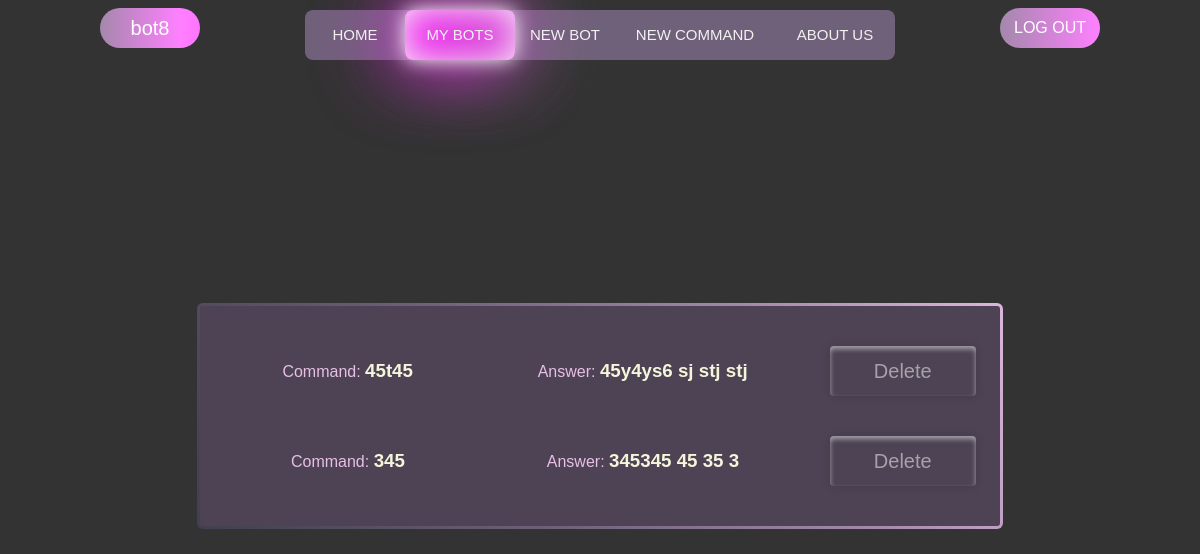
The app's page /bots/bot/BOT23/ (signed in) with its own data.
### authentication/models.py (models this page shows)
class CustomUser(AbstractUser):
    email = models.EmailField('Email', unique=True)
    avatar = models.ImageField('Avatar', blank=True, upload_to=f'avatars/')
    telegram_id = models.CharField('Telegram id', blank=True, max_length=40)
    def __str__(self):
        return self.username

### constructor/models.py (models this page shows, shortened)
class Command(models.Model):
    bot_name = models.CharField('Name', max_length=30) # Будет вылазить выбор всех ботов пользователя
    bot_token = models.CharField('Token', null=True, blank=True, max_length=30)
    type = models.CharField('Type', default='command', max_length=10) # Тип команды бота
    message = models.CharField('', default='Target message', max_length=10) # Команда которая будет писаться через слеш
    answer = models.TextField('Answer', max_length=255) # Ответ на эту команду
    creating_date = models.DateTimeField('Date of changing', null=True, auto_now=True) # Дата изменения бота (создания новой команды)
    class Meta:
        verbose_name = 'Command'
        verbose_name_plural = 'Commands'
        ordering = ['creating_date']

### constructor/views.py (the view)
# urls.py: path('bot/<str:pk>/', BotCommandList.as_view(), name='bot-edit-page'),
class BotCommandList(LoginRequiredMixin, DetailView):
    template_name = 'constructor/bot_edit.html'
    def get(self, request, pk):
        return render(request,
                      self.template_name,
                      context={
                          "commands": Command.objects.all().filter(bot_name=pk),
                          'bot': pk
                      }
                      )

### constructor/templates/constructor/bot_edit.html (shortened to what this page needs)
{% extends 'main/base.html' %}
{% load static %}
{% block links %}
    <link rel="stylesheet" href="{% static 'constructor/css/add_command.css' %}">
    <link rel="stylesheet" href="{% static 'constructor/css/bot_edit.css' %}">
{% endblock %}
{% block div-animation %}<div class="animation start-bots"></div>{% endblock %}
{% block content %}
    <main>
        <div class="tasks-list gradient-border">
            <div class="overtask">
                <div class="task">
                    {% for command in commands %}
                        <div class="bot-info">
                            <span class="info">
                                <span>
                                    <p>Command:</p>
                                    <h3>{{ command.message }}</h3>
                                </span>
                                <span>
                                    <p>Answer:</p>
                                    <h3>{{ command.answer }}</h3>
                                </span>
                            </span>
                            <span>
                                <form action="{% url 'command-delete-page' command.id %}" method="post">{% csrf_token %}
                                    <input class="sub" type="submit" value="Delete">
                                </form>
                            </span>
                        </div>
                    {% empty %}
                        <h3>Bot has no commands.</h3>
                        <br>
                        <a href="{% url 'bot-add-command' %}"><input class="sub" type="submit" value="Create new"></a>
                    {% endfor %}
                </div>
            </div>
        </div>
    </main>
{% endblock %}

### main/templates/main/base.html (shortened to what this page needs)
{% load static %}
<!DOCTYPE html>
<html lang="en">
<head>
  <link rel="stylesheet" href="{% static 'main/css/base.css' %}">
  {% block links %}
  {% endblock %}
</head>
<body>
  <header>
    {% if request.user.is_authenticated %}
      <span class="fake">
        <p class="nickname">{{user}}</p>
      </span>
    {% else %}
      <span class="left">
      </span>
    {% endif %}
    <div class="header">
      <a class="btn-home header-button" href="{% url 'home' %}">Home</a>
      <a class="btn-addcommand header-button" href="{% url 'bots' %}">My bots</a>
      <a class="btn-bots header-button" href="{% url 'create-new-bot' %}">New bot</a>
      <a class="btn-newbot header-button" href="{% url 'bot-add-command' %}">New command</a>
      <a class="btn-about header-button" href="{% url 'about' %}">About us</a>
      {% block div-animation %}{% endblock %}
    </div>
    <span class="fake">
      {% if user.is_authenticated %}
        <a href="{% url 'logout' %}"><button class="log-btn">LOG OUT</button></a>
      {% else %}
        <a href="{% url 'authentication' %}"><button class="log-btn">LOG IN</button></a>
      {% endif %}
    </span>
  </header>
  {% block content %}
  {% endblock %}
</body>
</html>

### main/static/main/css/base.css (style rules this page uses)
.nickname { width: 100px; height: 40px; display: flex; justify-content: center; align-items: center; color: #fff; font-size: 20px; font-family: sans-serif; background: linear-gradient(90deg, #a488ac, rgb(255, 128, 255), rgb(255, 80, 255), #a488ac, #70617a, #a488ac); background-size: 400%; border-radius: 30px; border-style: none; }
* { margin: 0; padding: 0; }
body { font-family: sans-serif; background: #333; display: flex; justify-content: center; flex-wrap: wrap; padding-top: 10px; height: 100vh; overflow-y: hidden; }
header { display: flex; justify-content: space-between; height: 7vh; width: 100% }
.header { position: relative; min-width: 590px; height: 50px; background-color: #70617a; border-radius: 8px; font-size: 0; }
.header-button { line-height: 50px; height: 100%; font-size: 15px; display: inline-block; position: relative; z-index: 2; text-decoration: none; text-transform: uppercase; text-align: center; color: #f1f1f1; cursor: pointer; }
.animation { position: absolute; height: 100%; top: 0; z-index: 0; transition: all .5s ease 0s; border-radius: 8px; }
.header-button:nth-child(1) { width: 100px; }
.header-button:nth-child(2) { width: 110px; }
.header-button:nth-child(3) { width: 100px; }
.header-button:nth-child(4) { width: 160px; }
.header-button:nth-child(5) { width: 120px; }
.start-bots, .header-button:nth-child(2):hover~.animation { width: 110px; left: 100px; background-color: #e8bfe6; transform: translateY(0); box-shadow: inset 0 0 37px whitesmoke, inset 20px 0 80px #f0f, inset -20px 0 80px rgb(140, 140, 140), inset 20px 0 300px #f0f, inset -20px 0 300px rgb(140, 140, 140), 0 0 20px #fff, -10px 0 80px #f0f, 10px 0 80px rgb(140, 140, 140); }
.fake { width: 300px; padding-bottom: 20px; display: flex; justify-content: center; align-items: center; }
a { text-decoration: none; }
.log-btn { width: 100px; height: 40px; display: flex; justify-content: center; align-items: center; color: #fff; font-size: 16px; font-family: sans-serif; background: linear-gradient(90deg, #a488ac, rgb(255, 128, 255), rgb(255, 80, 255), rgb(255, 128, 255), #a488ac); background-size: 400%; border-radius: 30px; border-style:none; }
.log-btn:before { outline: none; content: ""; top: -5px; left: -5px; right: -5px; bottom: -5px; z-index: -1; background: linear-gradient(45deg, #2e2e3b, #464454, #70617a, #a488ac, #e8bfe6, #e8bfe6, #a488ac, #70617a, #464454, #2e2e3b); background-size: 400%; border-radius: 40px; opacity: 0; transition: 0.5s; }

### constructor/static/constructor/css/add_command.css (style rules this page uses)
select, input, textarea { color: rgb(0, 0, 0); padding: 12px; width: auto; border: none; font-size: 16.5px; box-shadow: 0 5px 25px rgba(0, 0, 0, 0.2); -webkit-appearance: button; appearance: button; outline: none; }
.sub { width: 150px; height: 50px; cursor: pointer; border: none; color: rgba(255,255,255,0.5); font-size: 20px; border-radius: 4px; box-shadow: inset 0px 3px 5px rgba(255,255,255,0.5), 0px 0px 10px rgba(0,0,0,0.15); background: rgb(2,0,36); background: linear-gradient(45deg, rgba(2,0,36,0) 5%, rgba(255,255,255,.5) 6%, rgba(255,255,255,0) 9%, rgba(255,255,255,.5) 10%, rgba(255,255,255,0) 17%, rgba(255,255,255,.5) 19%, rgba(255,255,255,0) 21%); background-size: 150%; background-position: right; transition: 1s; }
main { width: 100%; height: 100%; display: flex; justify-content: center; align-items: center; }
form { width: 97%; display: flex; justify-content: space-around; align-items: center; }
.tasks-list { padding: 20px; height: auto; margin-bottom: 100px; margin-left: 100px; margin-right: 100px; width: 1100px; border-radius: 10px; display: flex; justify-content: center; }
.overtask { width: 100%; }
.task { width: 100%; height: 120px; display: flex; justify-content: space-around; align-items: center; }
p { width: 100%; text-align: center; color: #e8bfe6 }
.gradient-border { --borderWidth: 3px; background: #4d4354; position: relative; border-radius: var(--borderWidth); }
.gradient-border:after { content: ""; position: absolute; top: calc(-1 * var(--borderWidth)); left: calc(-1 * var(--borderWidth)); height: calc(100% + var(--borderWidth) * 2); width: calc(100% + var(--borderWidth) * 2); background: linear-gradient( 60deg, #2e2e3b, #464454, #70617a, #a488ac, #e8bfe6, #e8bfe6, #a488ac, #70617a, #464454, #2e2e3b ); border-radius: calc(2 * var(--borderWidth)); z-index: -1; animation: animatedgradient 3s ease alternate infinite; background-size: 300% 300%; }

### records on screen
CustomUser: username "bot8"
Command: message "45t45", answer "45y4ys6 sj stj stj"
Command: message "345", answer "345345 45 35 3"
